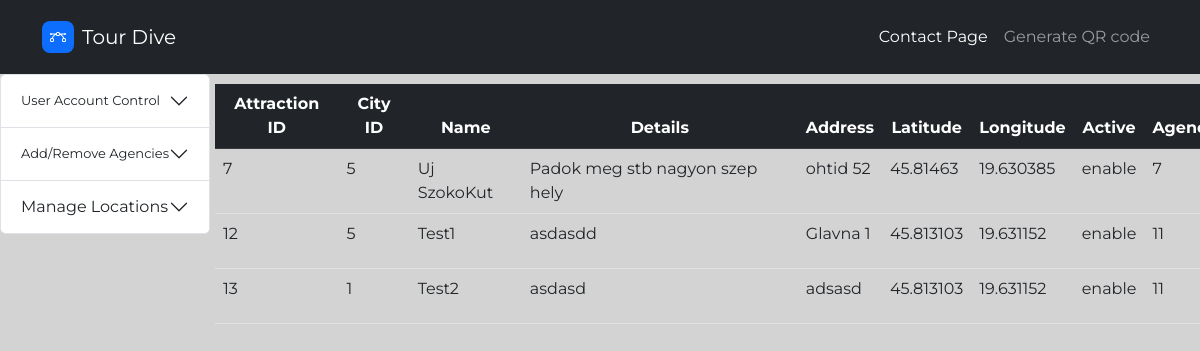
Screenshot of /html/admin.php?ViewAttractions (signed in) with the database file from the repository.
### tables this page shows
CREATE TABLE `attractions` (
  `attraction_id` int(11) NOT NULL,
  `city_id` int(11) NOT NULL,
  `name` varchar(64) NOT NULL,
  `details` varchar(64) NOT NULL,
  `image` varchar(100) DEFAULT NULL,
  `address` varchar(64) NOT NULL,
  `latitude` double NOT NULL,
  `longitude` double NOT NULL,
  `active` enum('enable','disable') NOT NULL DEFAULT 'enable',
  `agency_id` int(11) NOT NULL,
  `viewCount` int(11) DEFAULT 0
);

### php/functions.php (called while the page is built, shortened)
<?php
function PDOexec($sql)
{
    $dsn="mysql:host=localhost;dbname=nwp_projket;charset=UTF8";
    try{
        $pdo=new PDO($dsn,'root','');
        if($pdo)
        {
            $stmnt=$pdo->prepare($sql);
            $stmnt->execute();
            return $stmnt;
        }
    }catch (PDOException $e)
    {
        echo $e->getMessage();
    }
}
function ViewAttractions()
{
    return PDOexec("SELECT  attraction_id,city_id,name,details,address,latitude,longitude,active,agency_id FROM attractions")->fetchAll(PDO::FETCH_ASSOC);
}

### html/admin.php (the view, shortened to what this page needs)
<?php
require_once '../php/functions.php';
?>
<!DOCTYPE html>
<html lang="en">
<head>
    <link rel="stylesheet" href="assets/bootstrap/css/bootstrap.min.css">
    <link rel="stylesheet" href="assets/css/Montserrat.css">
    <link rel="stylesheet" href="https://cdnjs.cloudflare.com/ajax/libs/baguettebox.js/1.11.1/baguetteBox.min.css">
    <link rel="stylesheet" href="assets/css/Navbar-Centered-Brand-icons.css">
    <link rel="stylesheet" href="assets/css/tourDive.css">
    <link rel="stylesheet" href="assets/css/vanilla-zoom.min.css">
</head>
<body style="background-color: lightgrey">
    <div style="display: inline-flex;flex: auto;width: 100%;">
        <div style="width: fit-content;max-width: 20%;overflow-y: visible;display: inline-block;position: absolute;top: 74px;">
            <div class="accordion" role="tablist" id="accordion-1" style="margin-right: 1px;font-size: 16px;overflow: visible;display: inline-block;position: relative;">
                <div class="accordion-item" style="font-size: 16px;">
                    <h2 class="accordion-header" role="tab" style="font-size: 32px;"><button class="accordion-button collapsed" type="button" data-bs-toggle="collapse" data-bs-target="#accordion-1 .item-1" aria-expanded="false" aria-controls="accordion-1 .item-1" style="font-size: 13px;">User Account Control</button></h2>
                </div>
                <div class="accordion-item">
                    <h2 class="accordion-header" role="tab"><button class="accordion-button collapsed" type="button" data-bs-toggle="collapse" data-bs-target="#accordion-1 .item-2" aria-expanded="false" aria-controls="accordion-1 .item-2" style="font-size: 13px;">Add/Remove Agencies</button></h2>
                </div>
                <div class="accordion-item">
                    <h2 class="accordion-header" role="tab"><button class="accordion-button collapsed" type="button" data-bs-toggle="collapse" data-bs-target="#accordion-1 .item-3" aria-expanded="true" aria-controls="accordion-1 .item-3">Manage Locations</button></h2>
                </div>
            </div>
        </div>
        <div style="width: 100%;position: relative;display: inline-block;">
            <nav class="navbar navbar-dark navbar-expand-md bg-dark py-3" style="padding-left: 0px;margin-left: 0px;">
                <div class="container"><a class="navbar-brand d-flex align-items-center" href="http://localhost/nwp_Projekt/"><span class="bs-icon-sm bs-icon-rounded bs-icon-primary d-flex justify-content-center align-items-center me-2 bs-icon">
                            </span><span>Tour Dive</span></a>
                    <div class="collapse navbar-collapse" id="navcol-5">
                        <ul class="navbar-nav ms-auto">
                            <li class="nav-item"><a class="nav-link active" href="admin.php?Contacts">Contact Page</a></li>
                            <li class="nav-item"><a class="nav-link" href="admin.php?generateQRCode">Generate QR code</a></li>
                        </ul>
                    </div>
                </div>
            </nav>
        </div>
    </div>
    <div style="overflow-y: hidden" class="table table-responsive">
    <div style="position: relative; width: fit-content; top:10px ;left: 215px; ">
                            <?php
                            $logins=ViewAttractions();
                            if(isset($_GET['ViewAttractions']))
                                        {?>
                                        <table style="width:auto" class="table">
                                            <thead class="table-dark">
                                            <tr>
                                                <th>Attraction ID</th>
                                                <th>City ID</th>
                                                <th>Name</th>
                                                <th>Details</th>
                                                <th>Address</th>
                                                <th>Latitude</th>
                                                <th>Longitude</th>
                                                <th>Active</th>
                                                <th>Agency_id</th>
                                            </tr>
                                            </thead>
                                            <?php
                                            for($row=0;count($logins)>$row;$row++)
                                            {
                                                echo '<tr>';
                                                foreach ($logins[$row] as $key=>$item)
                                                {
                                                    echo '<td>'.$item.'</td>';
                                                }
                                                ?>
                                                <?php
                                                echo '</tr>';
                                            }
                                            echo '</table>';
                                            }?>
     </div>
    </div>
</body>
</html>

### html/admin.php (style rules this page uses)
table { table-layout: inherit; }
th { text-align: center; }

### rows the page displays
attractions: attraction_id "7", city "5", name "Uj SzokoKut", details "Padok meg stb nagyon szep hely", address "ohtid 52", latitude "45.81463", longitude "19.630385", active "enable", agency "7"
attractions: attraction_id "12", city "5", name "Test1", details "asdasdd", address "Glavna 1", latitude "45.813103", longitude "19.631152", active "enable", agency "11"
attractions: attraction_id "13", city "1", name "Test2", details "asdasd", address "adsasd", latitude "45.813103", longitude "19.631152", active "enable", agency "11"
